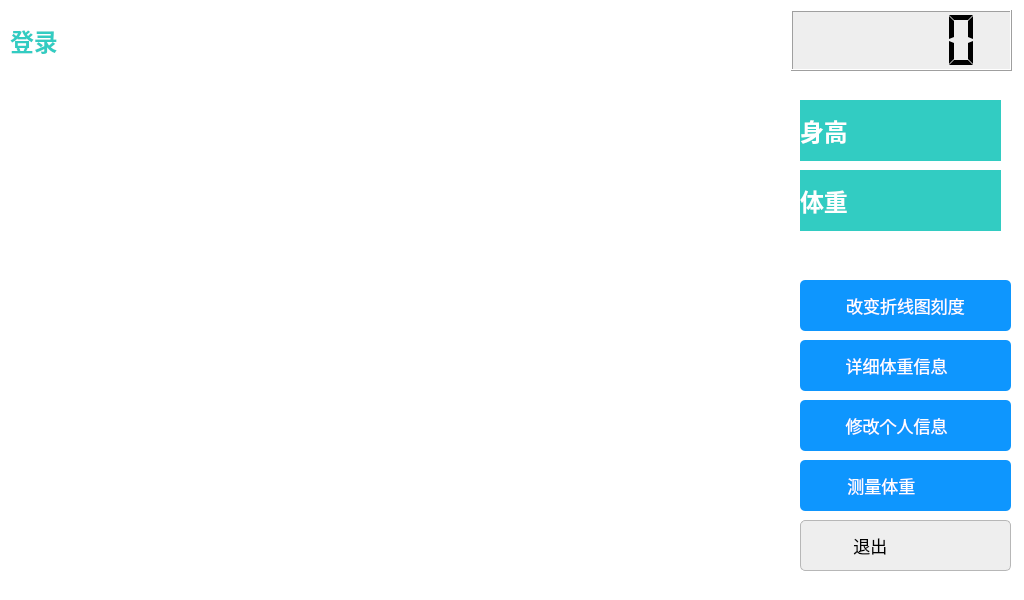
<?xml version="1.0" encoding="UTF-8"?>
<ui version="4.0">
 <class>Member_Center</class>
 <widget class="QWidget" name="Member_Center">
  <property name="geometry">
   <rect>
    <x>0</x>
    <y>0</y>
    <width>1024</width>
    <height>600</height>
   </rect>
  </property>
  <property name="cursor">
   <cursorShape>BlankCursor</cursorShape>
  </property>
  <property name="windowTitle">
   <string>Widget</string>
  </property>
  <property name="statusTip">
   <string/>
  </property>
  <property name="styleSheet">
   <string notr="true">QWidget
{
	background-color: rgb(255, 255, 255);
}
QPushButton
{
    font-family:Microsoft Yahei;
    color:white;
    background-color:rgb(14 , 150 , 254);
    border-radius:5px;
}

QPushButton:hover
{
    background-color:rgb(44 , 137 , 255);
}

QPushButton:pressed
{
    background-color:rgb(14 , 135 , 228);
    padding-left:3px;
    padding-top:3px;
}</string>
  </property>
  <widget class="QCustomPlot" name="customPlot" native="true">
   <property name="geometry">
    <rect>
     <x>10</x>
     <y>80</y>
     <width>761</width>
     <height>491</height>
    </rect>
   </property>
  </widget>
  <widget class="QPushButton" name="btn_change">
   <property name="geometry">
    <rect>
     <x>800</x>
     <y>280</y>
     <width>211</width>
     <height>51</height>
    </rect>
   </property>
   <property name="font">
    <font>
     <family>Microsoft Yahei</family>
     <pointsize>13</pointsize>
    </font>
   </property>
   <property name="text">
    <string>改变折线图刻度</string>
   </property>
   <property name="icon">
    <iconset resource="imageIcon.qrc">
     <normaloff>:/imgIcon/appbar.graph.line.down.png</normaloff>:/imgIcon/appbar.graph.line.down.png</iconset>
   </property>
   <property name="iconSize">
    <size>
     <width>76</width>
     <height>76</height>
    </size>
   </property>
  </widget>
  <widget class="QLabel" name="lblInfo">
   <property name="geometry">
    <rect>
     <x>10</x>
     <y>10</y>
     <width>751</width>
     <height>61</height>
    </rect>
   </property>
   <property name="sizePolicy">
    <sizepolicy hsizetype="Expanding" vsizetype="Expanding">
     <horstretch>0</horstretch>
     <verstretch>0</verstretch>
    </sizepolicy>
   </property>
   <property name="sizeIncrement">
    <size>
     <width>5</width>
     <height>5</height>
    </size>
   </property>
   <property name="font">
    <font>
     <family>微软雅黑</family>
     <pointsize>18</pointsize>
     <weight>75</weight>
     <bold>true</bold>
    </font>
   </property>
   <property name="statusTip">
    <string/>
   </property>
   <property name="styleSheet">
    <string notr="true">QLabel
{
	color: rgb(50 , 204 , 194);
	background-color:transparent;
}</string>
   </property>
   <property name="text">
    <string>登录</string>
   </property>
   <property name="wordWrap">
    <bool>false</bool>
   </property>
  </widget>
  <widget class="QLabel" name="lblHeight">
   <property name="geometry">
    <rect>
     <x>800</x>
     <y>100</y>
     <width>201</width>
     <height>61</height>
    </rect>
   </property>
   <property name="font">
    <font>
     <family>微软雅黑</family>
     <pointsize>18</pointsize>
     <weight>75</weight>
     <bold>true</bold>
    </font>
   </property>
   <property name="styleSheet">
    <string notr="true">QLabel
{
	
	color: rgb(255, 255, 255);
	background-color:rgb(50 , 204 , 194);
}</string>
   </property>
   <property name="text">
    <string>身高</string>
   </property>
  </widget>
  <widget class="QLabel" name="lblWeight">
   <property name="geometry">
    <rect>
     <x>800</x>
     <y>170</y>
     <width>201</width>
     <height>61</height>
    </rect>
   </property>
   <property name="font">
    <font>
     <family>微软雅黑</family>
     <pointsize>18</pointsize>
     <weight>75</weight>
     <bold>true</bold>
    </font>
   </property>
   <property name="styleSheet">
    <string notr="true">QLabel
{
	
	color: rgb(255, 255, 255);
	background-color:rgb(50 , 204 , 194);
}</string>
   </property>
   <property name="text">
    <string>体重</string>
   </property>
  </widget>
  <widget class="QPushButton" name="btnModify">
   <property name="geometry">
    <rect>
     <x>800</x>
     <y>400</y>
     <width>211</width>
     <height>51</height>
    </rect>
   </property>
   <property name="font">
    <font>
     <family>Microsoft Yahei</family>
     <pointsize>13</pointsize>
    </font>
   </property>
   <property name="text">
    <string>修改个人信息    </string>
   </property>
   <property name="icon">
    <iconset resource="imageIcon.qrc">
     <normaloff>:/imgIcon/appbar.people.profile.png</normaloff>:/imgIcon/appbar.people.profile.png</iconset>
   </property>
   <property name="iconSize">
    <size>
     <width>76</width>
     <height>76</height>
    </size>
   </property>
  </widget>
  <widget class="QPushButton" name="btnClose">
   <property name="geometry">
    <rect>
     <x>800</x>
     <y>520</y>
     <width>211</width>
     <height>51</height>
    </rect>
   </property>
   <property name="font">
    <font>
     <family>Microsoft Yahei</family>
     <pointsize>13</pointsize>
    </font>
   </property>
   <property name="styleSheet">
    <string notr="true">QPushButton
{
    color:black;
    background-color:rgb(238 , 238 , 238);
    border: 1px solid rgb(183 , 183 , 183);
	border-radius:5px;
}

QPushButton:hover
{
    color:black;
    background-color:rgb(228 , 240 , 250);
    border: 1px solid rgb(15 , 150 , 255);
}

QPushButton:pressed
{
    color:black;
    background-color:rgb(204 , 228 , 247);
    border: 1px solid rgb(1 , 84 , 153);
    padding-left:3px;
    padding-top:3px;
}</string>
   </property>
   <property name="text">
    <string> 退出                 </string>
   </property>
   <property name="icon">
    <iconset resource="imageIcon.qrc">
     <normaloff>:/imgIcon/appbar.close.2.png</normaloff>:/imgIcon/appbar.close.2.png</iconset>
   </property>
   <property name="iconSize">
    <size>
     <width>76</width>
     <height>76</height>
    </size>
   </property>
  </widget>
  <widget class="QPushButton" name="btnMeasure">
   <property name="geometry">
    <rect>
     <x>800</x>
     <y>460</y>
     <width>211</width>
     <height>51</height>
    </rect>
   </property>
   <property name="font">
    <font>
     <family>Microsoft Yahei</family>
     <pointsize>13</pointsize>
    </font>
   </property>
   <property name="text">
    <string>测量体重           </string>
   </property>
   <property name="icon">
    <iconset resource="imageIcon.qrc">
     <normaloff>:/imgIcon/appbar.clipboard.variant.edit.png</normaloff>:/imgIcon/appbar.clipboard.variant.edit.png</iconset>
   </property>
   <property name="iconSize">
    <size>
     <width>76</width>
     <height>76</height>
    </size>
   </property>
  </widget>
  <widget class="QPushButton" name="btnDetail">
   <property name="geometry">
    <rect>
     <x>800</x>
     <y>340</y>
     <width>211</width>
     <height>51</height>
    </rect>
   </property>
   <property name="font">
    <font>
     <family>Microsoft Yahei</family>
     <pointsize>13</pointsize>
    </font>
   </property>
   <property name="text">
    <string>详细体重信息    </string>
   </property>
   <property name="icon">
    <iconset resource="imageIcon.qrc">
     <normaloff>:/imgIcon/appbar.paper.png</normaloff>:/imgIcon/appbar.paper.png</iconset>
   </property>
   <property name="iconSize">
    <size>
     <width>76</width>
     <height>76</height>
    </size>
   </property>
  </widget>
  <widget class="QLCDNumber" name="lcdNumber">
   <property name="geometry">
    <rect>
     <x>791</x>
     <y>10</y>
     <width>221</width>
     <height>61</height>
    </rect>
   </property>
   <property name="font">
    <font>
     <family>Roboto</family>
     <pointsize>18</pointsize>
     <weight>50</weight>
     <bold>false</bold>
    </font>
   </property>
   <property name="autoFillBackground">
    <bool>false</bool>
   </property>
   <property name="styleSheet">
    <string notr="true">background-color:rgb(238 , 238 , 238);</string>
   </property>
   <property name="segmentStyle">
    <enum>QLCDNumber::Flat</enum>
   </property>
  </widget>
 </widget>
 <layoutdefault spacing="6" margin="11"/>
 <customwidgets>
  <customwidget>
   <class>QCustomPlot</class>
   <extends>QWidget</extends>
   <header>qcustomplot.h</header>
   <container>1</container>
  </customwidget>
 </customwidgets>
 <resources>
  <include location="imageIcon.qrc"/>
 </resources>
 <connections/>
</ui>
